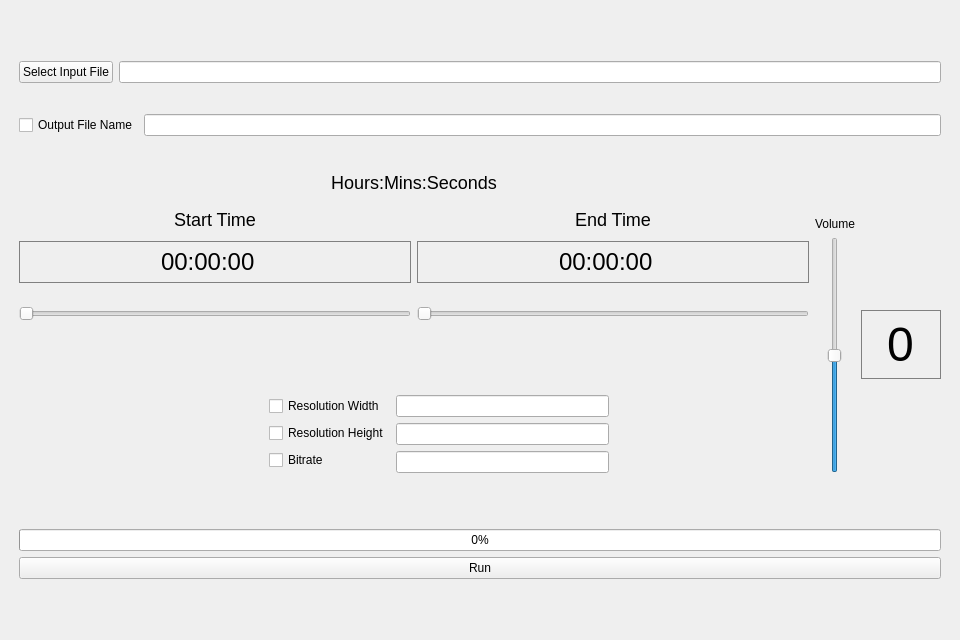
<?xml version="1.0" encoding="UTF-8"?>
<ui version="4.0">
 <class>MainWindow</class>
 <widget class="QMainWindow" name="MainWindow">
  <property name="geometry">
   <rect>
    <x>0</x>
    <y>0</y>
    <width>960</width>
    <height>640</height>
   </rect>
  </property>
  <property name="sizePolicy">
   <sizepolicy hsizetype="Expanding" vsizetype="Expanding">
    <horstretch>0</horstretch>
    <verstretch>0</verstretch>
   </sizepolicy>
  </property>
  <property name="minimumSize">
   <size>
    <width>0</width>
    <height>0</height>
   </size>
  </property>
  <property name="maximumSize">
   <size>
    <width>999999</width>
    <height>999999</height>
   </size>
  </property>
  <property name="windowTitle">
   <string>VideoEditor</string>
  </property>
  <widget class="QWidget" name="centralwidget">
   <layout class="QGridLayout" name="gridLayout">
    <item row="0" column="1">
     <widget class="QWidget" name="verticalWidget" native="true">
      <property name="sizePolicy">
       <sizepolicy hsizetype="Fixed" vsizetype="Fixed">
        <horstretch>0</horstretch>
        <verstretch>0</verstretch>
       </sizepolicy>
      </property>
      <property name="minimumSize">
       <size>
        <width>940</width>
        <height>0</height>
       </size>
      </property>
      <layout class="QGridLayout" name="gridLayout_2">
       <item row="4" column="0">
        <layout class="QHBoxLayout" name="horizontalLayout_3">
         <property name="bottomMargin">
          <number>0</number>
         </property>
         <item>
          <widget class="QPushButton" name="run">
           <property name="sizePolicy">
            <sizepolicy hsizetype="Minimum" vsizetype="Fixed">
             <horstretch>0</horstretch>
             <verstretch>0</verstretch>
            </sizepolicy>
           </property>
           <property name="text">
            <string>Run</string>
           </property>
          </widget>
         </item>
        </layout>
       </item>
       <item row="2" column="0">
        <layout class="QHBoxLayout" name="horizontalLayout_6">
         <item>
          <layout class="QVBoxLayout" name="verticalLayout_5">
           <item>
            <layout class="QVBoxLayout" name="verticalLayout">
             <item>
              <widget class="QLabel" name="hoursminsseconds">
               <property name="maximumSize">
                <size>
                 <width>16777215</width>
                 <height>40</height>
                </size>
               </property>
               <property name="styleSheet">
                <string notr="true">QLabel {
    background-color: transparent;
    color: #000000;  /* Black text*/
    font-size: 18px;
    padding: 5px;
}
</string>
               </property>
               <property name="text">
                <string>Hours:Mins:Seconds</string>
               </property>
               <property name="alignment">
                <set>Qt::AlignCenter</set>
               </property>
              </widget>
             </item>
             <item>
              <layout class="QHBoxLayout" name="horizontalLayout_2">
               <item>
                <layout class="QVBoxLayout" name="verticalLayout_10">
                 <item>
                  <widget class="QLabel" name="start_time_label">
                   <property name="styleSheet">
                    <string notr="true">QLabel {
    background-color: transparent;
    color: #000000;  /* Black text*/
    font-size: 18px;
    padding: 5px;
}
</string>
                   </property>
                   <property name="text">
                    <string>Start Time</string>
                   </property>
                   <property name="alignment">
                    <set>Qt::AlignCenter</set>
                   </property>
                  </widget>
                 </item>
                 <item>
                  <widget class="QTimeEdit" name="start_time_text">
                   <property name="layoutDirection">
                    <enum>Qt::LeftToRight</enum>
                   </property>
                   <property name="styleSheet">
                    <string notr="true">QTimeEdit {
    background-color: transparent;
    color: #000000;  /* Black text*/
    font-family: &quot;DS-Digital&quot;, &quot;Digital-7 Mono&quot;, &quot;LCD&quot;, monospace;
    font-size: 24px;
    border: 1px  solid grey;
    padding: 5px;
}
</string>
                   </property>
                   <property name="alignment">
                    <set>Qt::AlignCenter</set>
                   </property>
                  </widget>
                 </item>
                 <item>
                  <widget class="QSlider" name="start_time_slider">
                   <property name="minimumSize">
                    <size>
                     <width>0</width>
                     <height>50</height>
                    </size>
                   </property>
                   <property name="orientation">
                    <enum>Qt::Horizontal</enum>
                   </property>
                  </widget>
                 </item>
                </layout>
               </item>
               <item>
                <layout class="QVBoxLayout" name="verticalLayout_11">
                 <item>
                  <widget class="QLabel" name="end_time_label">
                   <property name="styleSheet">
                    <string notr="true">QLabel {
    background-color: transparent;
    color: #000000;  /* Black text*/
    font-size: 18px;
    padding: 5px;
}
</string>
                   </property>
                   <property name="text">
                    <string>End Time</string>
                   </property>
                   <property name="alignment">
                    <set>Qt::AlignCenter</set>
                   </property>
                  </widget>
                 </item>
                 <item>
                  <widget class="QTimeEdit" name="end_time_text">
                   <property name="styleSheet">
                    <string notr="true">QTimeEdit {
    background-color: transparent;
    color: #000000;  /* Black text*/
    font-family: &quot;DS-Digital&quot;, &quot;Digital-7 Mono&quot;, &quot;LCD&quot;, monospace;
    font-size: 24px;
    border: 1px  solid grey;
    padding: 5px;
}
</string>
                   </property>
                   <property name="alignment">
                    <set>Qt::AlignCenter</set>
                   </property>
                  </widget>
                 </item>
                 <item>
                  <widget class="QSlider" name="end_time_slider">
                   <property name="minimumSize">
                    <size>
                     <width>0</width>
                     <height>50</height>
                    </size>
                   </property>
                   <property name="mouseTracking">
                    <bool>true</bool>
                   </property>
                   <property name="toolTip">
                    <string comment="End Clip Time" extracomment="End Clip Time"/>
                   </property>
                   <property name="orientation">
                    <enum>Qt::Horizontal</enum>
                   </property>
                  </widget>
                 </item>
                </layout>
               </item>
              </layout>
             </item>
            </layout>
           </item>
           <item>
            <layout class="QHBoxLayout" name="horizontalLayout_5">
             <property name="leftMargin">
              <number>0</number>
             </property>
             <property name="topMargin">
              <number>0</number>
             </property>
             <property name="rightMargin">
              <number>0</number>
             </property>
             <property name="bottomMargin">
              <number>0</number>
             </property>
             <item>
              <layout class="QVBoxLayout" name="verticalLayout_7">
               <property name="leftMargin">
                <number>250</number>
               </property>
               <property name="topMargin">
                <number>50</number>
               </property>
               <property name="bottomMargin">
                <number>50</number>
               </property>
               <item>
                <widget class="QCheckBox" name="res_w_check">
                 <property name="text">
                  <string>Resolution Width</string>
                 </property>
                </widget>
               </item>
               <item>
                <widget class="QCheckBox" name="res_h_check">
                 <property name="text">
                  <string>Resolution Height</string>
                 </property>
                </widget>
               </item>
               <item>
                <widget class="QCheckBox" name="bitrate_check">
                 <property name="text">
                  <string>Bitrate</string>
                 </property>
                </widget>
               </item>
              </layout>
             </item>
             <item>
              <layout class="QVBoxLayout" name="verticalLayout_8">
               <property name="topMargin">
                <number>50</number>
               </property>
               <property name="rightMargin">
                <number>200</number>
               </property>
               <property name="bottomMargin">
                <number>50</number>
               </property>
               <item>
                <widget class="QLineEdit" name="res_w_text"/>
               </item>
               <item>
                <widget class="QLineEdit" name="res_h_text"/>
               </item>
               <item>
                <widget class="QLineEdit" name="bitrate_text"/>
               </item>
              </layout>
             </item>
            </layout>
           </item>
          </layout>
         </item>
         <item>
          <layout class="QHBoxLayout" name="horizontalLayout_12">
           <property name="topMargin">
            <number>50</number>
           </property>
           <property name="rightMargin">
            <number>0</number>
           </property>
           <property name="bottomMargin">
            <number>50</number>
           </property>
           <item>
            <layout class="QVBoxLayout" name="verticalLayout_9">
             <item alignment="Qt::AlignHCenter">
              <widget class="QLabel" name="volume_label_3">
               <property name="text">
                <string>Volume</string>
               </property>
              </widget>
             </item>
             <item alignment="Qt::AlignHCenter">
              <widget class="QSlider" name="volume_slider">
               <property name="maximum">
                <number>200</number>
               </property>
               <property name="value">
                <number>100</number>
               </property>
               <property name="orientation">
                <enum>Qt::Vertical</enum>
               </property>
              </widget>
             </item>
            </layout>
           </item>
           <item alignment="Qt::AlignRight">
            <widget class="QLineEdit" name="volume_number">
             <property name="sizePolicy">
              <sizepolicy hsizetype="Maximum" vsizetype="Fixed">
               <horstretch>0</horstretch>
               <verstretch>0</verstretch>
              </sizepolicy>
             </property>
             <property name="minimumSize">
              <size>
               <width>0</width>
               <height>0</height>
              </size>
             </property>
             <property name="maximumSize">
              <size>
               <width>80</width>
               <height>16777215</height>
              </size>
             </property>
             <property name="layoutDirection">
              <enum>Qt::LeftToRight</enum>
             </property>
             <property name="styleSheet">
              <string notr="true">QLineEdit {
    background-color: transparent;
    color: #000000;  /* Black text*/
    font-family: &quot;DS-Digital&quot;, &quot;Digital-7 Mono&quot;, &quot;LCD&quot;, monospace;
    font-size: 48px;
    border: 1px  solid grey;
    padding: 5px;
}
</string>
             </property>
             <property name="text">
              <string>0</string>
             </property>
             <property name="maxLength">
              <number>3</number>
             </property>
             <property name="frame">
              <bool>true</bool>
             </property>
             <property name="alignment">
              <set>Qt::AlignCenter</set>
             </property>
             <property name="dragEnabled">
              <bool>false</bool>
             </property>
            </widget>
           </item>
          </layout>
         </item>
        </layout>
       </item>
       <item row="0" column="0">
        <layout class="QVBoxLayout" name="verticalLayout_13">
         <item>
          <layout class="QHBoxLayout" name="horizontalLayout_11">
           <property name="leftMargin">
            <number>0</number>
           </property>
           <property name="topMargin">
            <number>0</number>
           </property>
           <property name="rightMargin">
            <number>0</number>
           </property>
           <property name="bottomMargin">
            <number>25</number>
           </property>
           <item>
            <widget class="QPushButton" name="input_file_button">
             <property name="text">
              <string>Select Input File</string>
             </property>
            </widget>
           </item>
           <item>
            <widget class="QLineEdit" name="input_file_text"/>
           </item>
          </layout>
         </item>
         <item>
          <layout class="QHBoxLayout" name="horizontalLayout_13">
           <property name="leftMargin">
            <number>0</number>
           </property>
           <property name="topMargin">
            <number>0</number>
           </property>
           <property name="rightMargin">
            <number>0</number>
           </property>
           <property name="bottomMargin">
            <number>25</number>
           </property>
           <item>
            <widget class="QCheckBox" name="output_file_check">
             <property name="text">
              <string>Output File Name</string>
             </property>
            </widget>
           </item>
           <item>
            <widget class="QLineEdit" name="output_file_text"/>
           </item>
          </layout>
         </item>
        </layout>
       </item>
       <item row="3" column="0">
        <widget class="QProgressBar" name="progress_bar">
         <property name="value">
          <number>0</number>
         </property>
        </widget>
       </item>
      </layout>
     </widget>
    </item>
   </layout>
  </widget>
 </widget>
 <resources>
  <include location="resources.qrc"/>
 </resources>
 <connections/>
</ui>
